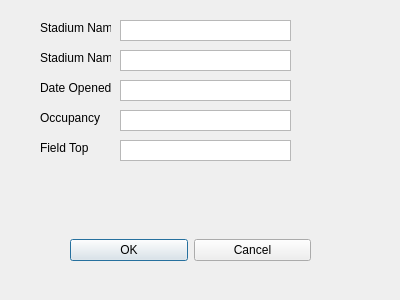
<?xml version="1.0" encoding="UTF-8"?>
<ui version="4.0">
 <class>editStad</class>
 <widget class="QDialog" name="editStad">
  <property name="geometry">
   <rect>
    <x>0</x>
    <y>0</y>
    <width>400</width>
    <height>300</height>
   </rect>
  </property>
  <property name="windowTitle">
   <string>Dialog</string>
  </property>
  <widget class="QWidget" name="horizontalLayoutWidget">
   <property name="geometry">
    <rect>
     <x>70</x>
     <y>220</y>
     <width>241</width>
     <height>61</height>
    </rect>
   </property>
   <layout class="QHBoxLayout" name="horizontalLayout">
    <item>
     <widget class="QPushButton" name="pushButton">
      <property name="text">
       <string>OK</string>
      </property>
     </widget>
    </item>
    <item>
     <widget class="QPushButton" name="pushButton_2">
      <property name="text">
       <string>Cancel</string>
      </property>
     </widget>
    </item>
   </layout>
  </widget>
  <widget class="QLabel" name="label">
   <property name="geometry">
    <rect>
     <x>40</x>
     <y>20</y>
     <width>71</width>
     <height>16</height>
    </rect>
   </property>
   <property name="text">
    <string>Stadium Name:</string>
   </property>
  </widget>
  <widget class="QTextEdit" name="textEdit">
   <property name="geometry">
    <rect>
     <x>120</x>
     <y>20</y>
     <width>171</width>
     <height>21</height>
    </rect>
   </property>
   <property name="verticalScrollBarPolicy">
    <enum>Qt::ScrollBarAlwaysOff</enum>
   </property>
  </widget>
  <widget class="QLabel" name="label_2">
   <property name="geometry">
    <rect>
     <x>40</x>
     <y>50</y>
     <width>71</width>
     <height>16</height>
    </rect>
   </property>
   <property name="text">
    <string>Stadium Name:</string>
   </property>
  </widget>
  <widget class="QLabel" name="label_3">
   <property name="geometry">
    <rect>
     <x>40</x>
     <y>80</y>
     <width>71</width>
     <height>16</height>
    </rect>
   </property>
   <property name="text">
    <string>Date Opened:</string>
   </property>
  </widget>
  <widget class="QLabel" name="label_4">
   <property name="geometry">
    <rect>
     <x>40</x>
     <y>110</y>
     <width>71</width>
     <height>16</height>
    </rect>
   </property>
   <property name="text">
    <string>Occupancy   :</string>
   </property>
  </widget>
  <widget class="QLabel" name="label_5">
   <property name="geometry">
    <rect>
     <x>40</x>
     <y>140</y>
     <width>71</width>
     <height>16</height>
    </rect>
   </property>
   <property name="text">
    <string>Field Top       :</string>
   </property>
  </widget>
  <widget class="QTextEdit" name="textEdit_2">
   <property name="geometry">
    <rect>
     <x>120</x>
     <y>50</y>
     <width>171</width>
     <height>21</height>
    </rect>
   </property>
   <property name="verticalScrollBarPolicy">
    <enum>Qt::ScrollBarAlwaysOff</enum>
   </property>
  </widget>
  <widget class="QTextEdit" name="textEdit_3">
   <property name="geometry">
    <rect>
     <x>120</x>
     <y>80</y>
     <width>171</width>
     <height>21</height>
    </rect>
   </property>
   <property name="verticalScrollBarPolicy">
    <enum>Qt::ScrollBarAlwaysOff</enum>
   </property>
  </widget>
  <widget class="QTextEdit" name="textEdit_4">
   <property name="geometry">
    <rect>
     <x>120</x>
     <y>110</y>
     <width>171</width>
     <height>21</height>
    </rect>
   </property>
   <property name="verticalScrollBarPolicy">
    <enum>Qt::ScrollBarAlwaysOff</enum>
   </property>
  </widget>
  <widget class="QTextEdit" name="textEdit_5">
   <property name="geometry">
    <rect>
     <x>120</x>
     <y>140</y>
     <width>171</width>
     <height>21</height>
    </rect>
   </property>
   <property name="verticalScrollBarPolicy">
    <enum>Qt::ScrollBarAlwaysOff</enum>
   </property>
  </widget>
 </widget>
 <resources/>
 <connections/>
</ui>
